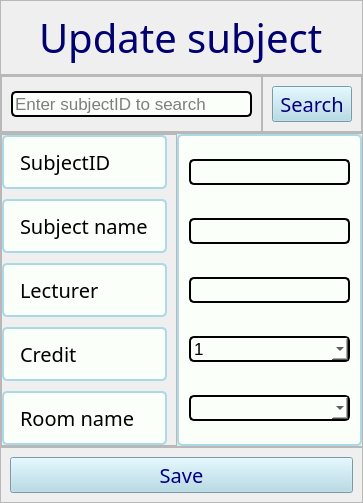
               <widget class="QWidget" name="page17">
                <layout class="QVBoxLayout" name="verticalLayout_77">
                 <property name="spacing">
                  <number>0</number>
                 </property>
                 <property name="leftMargin">
                  <number>0</number>
                 </property>
                 <property name="topMargin">
                  <number>0</number>
                 </property>
                 <property name="rightMargin">
                  <number>0</number>
                 </property>
                 <property name="bottomMargin">
                  <number>0</number>
                 </property>
                 <item alignment="Qt::AlignVCenter">
                  <widget class="QFrame" name="frame_95">
                   <property name="frameShape">
                    <enum>QFrame::StyledPanel</enum>
                   </property>
                   <property name="frameShadow">
                    <enum>QFrame::Raised</enum>
                   </property>
                   <layout class="QVBoxLayout" name="verticalLayout_78">
                    <item alignment="Qt::AlignHCenter">
                     <widget class="QLabel" name="label_36">
                      <property name="font">
                       <font>
                        <family>Arial Rounded MT Bold</family>
                        <pointsize>30</pointsize>
                       </font>
                      </property>
                      <property name="styleSheet">
                       <string notr="true">color: rgb(0, 0, 113);</string>
                      </property>
                      <property name="text">
                       <string>Update subject</string>
                      </property>
                     </widget>
                    </item>
                   </layout>
                  </widget>
                 </item>
                 <item>
                  <widget class="QFrame" name="frame_100">
                   <property name="frameShape">
                    <enum>QFrame::StyledPanel</enum>
                   </property>
                   <property name="frameShadow">
                    <enum>QFrame::Raised</enum>
                   </property>
                   <layout class="QHBoxLayout" name="horizontalLayout_29">
                    <property name="spacing">
                     <number>0</number>
                    </property>
                    <property name="leftMargin">
                     <number>0</number>
                    </property>
                    <property name="topMargin">
                     <number>0</number>
                    </property>
                    <property name="rightMargin">
                     <number>0</number>
                    </property>
                    <property name="bottomMargin">
                     <number>0</number>
                    </property>
                    <item>
                     <widget class="QFrame" name="frame_101">
                      <property name="styleSheet">
                       <string notr="true"/>
                      </property>
                      <property name="frameShape">
                       <enum>QFrame::StyledPanel</enum>
                      </property>
                      <property name="frameShadow">
                       <enum>QFrame::Raised</enum>
                      </property>
                      <layout class="QVBoxLayout" name="verticalLayout_81">
                       <item>
                        <widget class="QLineEdit" name="lineEdit_18">
                         <property name="font">
                          <font>
                           <pointsize>13</pointsize>
                          </font>
                         </property>
                         <property name="styleSheet">
                          <string notr="true">border: 2px solid  ;
border-radius: 5px;
background-color: rgb(251, 255, 249);
</string>
                         </property>
                         <property name="placeholderText">
                          <string>Enter subjectID to search</string>
                         </property>
                        </widget>
                       </item>
                      </layout>
                     </widget>
                    </item>
                    <item>
                     <widget class="QFrame" name="frame_102">
                      <property name="frameShape">
                       <enum>QFrame::StyledPanel</enum>
                      </property>
                      <property name="frameShadow">
                       <enum>QFrame::Raised</enum>
                      </property>
                      <layout class="QVBoxLayout" name="verticalLayout_80">
                       <item>
                        <widget class="QPushButton" name="search_update_Subject">
                         <property name="font">
                          <font>
                           <family>Arial Rounded MT Bold</family>
                           <pointsize>15</pointsize>
                          </font>
                         </property>
                         <property name="styleSheet">
                          <string notr="true">color: rgb(0, 0, 127);
border-color: rgb(173, 216, 230);
background-color: rgb(173, 216, 230);</string>
                         </property>
                         <property name="text">
                          <string>Search</string>
                         </property>
                        </widget>
                       </item>
                      </layout>
                     </widget>
                    </item>
                   </layout>
                  </widget>
                 </item>
                 <item>
                  <widget class="QFrame" name="frame_96">
                   <property name="frameShape">
                    <enum>QFrame::StyledPanel</enum>
                   </property>
                   <property name="frameShadow">
                    <enum>QFrame::Raised</enum>
                   </property>
                   <layout class="QHBoxLayout" name="horizontalLayout_30">
                    <property name="spacing">
                     <number>0</number>
                    </property>
                    <property name="leftMargin">
                     <number>0</number>
                    </property>
                    <property name="topMargin">
                     <number>0</number>
                    </property>
                    <property name="rightMargin">
                     <number>0</number>
                    </property>
                    <property name="bottomMargin">
                     <number>0</number>
                    </property>
                    <item>
                     <widget class="QFrame" name="frame_99">
                      <property name="frameShape">
                       <enum>QFrame::StyledPanel</enum>
                      </property>
                      <property name="frameShadow">
                       <enum>QFrame::Raised</enum>
                      </property>
                      <layout class="QVBoxLayout" name="verticalLayout_82">
                       <property name="spacing">
                        <number>10</number>
                       </property>
                       <property name="leftMargin">
                        <number>0</number>
                       </property>
                       <property name="topMargin">
                        <number>0</number>
                       </property>
                       <property name="bottomMargin">
                        <number>0</number>
                       </property>
                       <item>
                        <widget class="QFrame" name="frame_104">
                         <property name="styleSheet">
                          <string notr="true">border: 2px solid  lightblue;
border-radius: 5px;
background-color: rgb(251, 255, 249);
</string>
                         </property>
                         <property name="frameShape">
                          <enum>QFrame::StyledPanel</enum>
                         </property>
                         <property name="frameShadow">
                          <enum>QFrame::Raised</enum>
                         </property>
                         <layout class="QVBoxLayout" name="verticalLayout_83">
                          <item>
                           <widget class="QLabel" name="label_37">
                            <property name="font">
                             <font>
                              <family>Arial Rounded MT Bold</family>
                              <pointsize>15</pointsize>
                             </font>
                            </property>
                            <property name="styleSheet">
                             <string notr="true">border-color: rgb(251, 255, 249);</string>
                            </property>
                            <property name="text">
                             <string>SubjectID</string>
                            </property>
                           </widget>
                          </item>
                         </layout>
                        </widget>
                       </item>
                       <item>
                        <widget class="QFrame" name="frame_103">
                         <property name="styleSheet">
                          <string notr="true">border: 2px solid  lightblue;
border-radius: 5px;
background-color: rgb(251, 255, 249);
</string>
                         </property>
                         <property name="frameShape">
                          <enum>QFrame::StyledPanel</enum>
                         </property>
                         <property name="frameShadow">
                          <enum>QFrame::Raised</enum>
                         </property>
                         <layout class="QVBoxLayout" name="verticalLayout_84">
                          <item>
                           <widget class="QLabel" name="label_38">
                            <property name="font">
                             <font>
                              <family>Arial Rounded MT Bold</family>
                              <pointsize>15</pointsize>
                             </font>
                            </property>
                            <property name="styleSheet">
                             <string notr="true">border-color: rgb(251, 255, 249);</string>
                            </property>
                            <property name="text">
                             <string>Subject name</string>
                            </property>
                           </widget>
                          </item>
                         </layout>
                        </widget>
                       </item>
                       <item>
                        <widget class="QFrame" name="frame_105">
                         <property name="styleSheet">
                          <string notr="true">border: 2px solid  lightblue;
border-radius: 5px;
background-color: rgb(251, 255, 249);
</string>
                         </property>
                         <property name="frameShape">
                          <enum>QFrame::StyledPanel</enum>
                         </property>
                         <property name="frameShadow">
                          <enum>QFrame::Raised</enum>
                         </property>
                         <layout class="QVBoxLayout" name="verticalLayout_85">
                          <item>
                           <widget class="QLabel" name="label_39">
                            <property name="font">
                             <font>
                              <family>Arial Rounded MT Bold</family>
                              <pointsize>15</pointsize>
                             </font>
                            </property>
                            <property name="styleSheet">
                             <string notr="true">border-color: rgb(251, 255, 249);</string>
                            </property>
                            <property name="text">
                             <string>Lecturer</string>
                            </property>
                           </widget>
                          </item>
                         </layout>
                        </widget>
                       </item>
                       <item>
                        <widget class="QFrame" name="frame_106">
                         <property name="font">
                          <font>
                           <pointsize>15</pointsize>
                          </font>
                         </property>
                         <property name="styleSheet">
                          <string notr="true">border: 2px solid  lightblue;
border-radius: 5px;
background-color: rgb(251, 255, 249);
</string>
                         </property>
                         <property name="frameShape">
                          <enum>QFrame::StyledPanel</enum>
                         </property>
                         <property name="frameShadow">
                          <enum>QFrame::Raised</enum>
                         </property>
                         <layout class="QVBoxLayout" name="verticalLayout_86">
                          <item>
                           <widget class="QLabel" name="label_40">
                            <property name="font">
                             <font>
                              <family>Arial Rounded MT Bold</family>
                              <pointsize>15</pointsize>
                             </font>
                            </property>
                            <property name="styleSheet">
                             <string notr="true">border-color: rgb(251, 255, 249);</string>
                            </property>
                            <property name="text">
                             <string>Credit</string>
                            </property>
                           </widget>
                          </item>
                         </layout>
                        </widget>
                       </item>
                       <item>
                        <widget class="QFrame" name="frame_107">
                         <property name="styleSheet">
                          <string notr="true">border: 2px solid  lightblue;
border-radius: 5px;
background-color: rgb(251, 255, 249);
</string>
                         </property>
                         <property name="frameShape">
                          <enum>QFrame::StyledPanel</enum>
                         </property>
                         <property name="frameShadow">
                          <enum>QFrame::Raised</enum>
                         </property>
                         <layout class="QVBoxLayout" name="verticalLayout_87">
                          <item>
                           <widget class="QLabel" name="label_41">
                            <property name="font">
                             <font>
                              <family>Arial Rounded MT Bold</family>
                              <pointsize>15</pointsize>
                             </font>
                            </property>
                            <property name="styleSheet">
                             <string notr="true">border-color: rgb(251, 255, 249);</string>
                            </property>
                            <property name="text">
                             <string>Room name</string>
                            </property>
                           </widget>
                          </item>
                         </layout>
                        </widget>
                       </item>
                      </layout>
                     </widget>
                    </item>
                    <item>
                     <widget class="QFrame" name="frame_98">
                      <property name="styleSheet">
                       <string notr="true">border: 2px solid  lightblue;
border-radius: 5px;
background-color: rgb(251, 255, 249);
</string>
                      </property>
                      <property name="frameShape">
                       <enum>QFrame::StyledPanel</enum>
                      </property>
                      <property name="frameShadow">
                       <enum>QFrame::Raised</enum>
                      </property>
                      <layout class="QVBoxLayout" name="verticalLayout_88">
                       <property name="spacing">
                        <number>10</number>
                       </property>
                       <property name="leftMargin">
                        <number>10</number>
                       </property>
                       <property name="topMargin">
                        <number>0</number>
                       </property>
                       <property name="rightMargin">
                        <number>10</number>
                       </property>
                       <property name="bottomMargin">
                        <number>0</number>
                       </property>
                       <item>
                        <widget class="QLineEdit" name="lineEdit_19">
                         <property name="font">
                          <font>
                           <pointsize>13</pointsize>
                          </font>
                         </property>
                         <property name="styleSheet">
                          <string notr="true">border: 2px solid  ;
border-radius: 5px;
background-color: rgb(251, 255, 249);
</string>
                         </property>
                        </widget>
                       </item>
                       <item>
                        <widget class="QLineEdit" name="lineEdit_20">
                         <property name="font">
                          <font>
                           <pointsize>13</pointsize>
                          </font>
                         </property>
                         <property name="styleSheet">
                          <string notr="true">border: 2px solid  ;
border-radius: 5px;
background-color: rgb(251, 255, 249);
</string>
                         </property>
                        </widget>
                       </item>
                       <item>
                        <widget class="QLineEdit" name="lineEdit_21">
                         <property name="font">
                          <font>
                           <pointsize>13</pointsize>
                          </font>
                         </property>
                         <property name="styleSheet">
                          <string notr="true">border: 2px solid  ;
border-radius: 5px;
background-color: rgb(251, 255, 249);
</string>
                         </property>
                        </widget>
                       </item>
                       <item>
                        <widget class="QComboBox" name="comboBox_10">
                         <property name="font">
                          <font>
                           <pointsize>13</pointsize>
                          </font>
                         </property>
                         <property name="styleSheet">
                          <string notr="true">border: 2px solid  ;
border-radius: 5px;
background-color: rgb(251, 255, 249);
</string>
                         </property>
                         <item>
                          <property name="text">
                           <string>1</string>
                          </property>
                         </item>
                         <item>
                          <property name="text">
                           <string>2</string>
                          </property>
                         </item>
                         <item>
                          <property name="text">
                           <string>3</string>
                          </property>
                         </item>
                         <item>
                          <property name="text">
                           <string>4</string>
                          </property>
                         </item>
                        </widget>
                       </item>
                       <item>
                        <widget class="QComboBox" name="comboBox_11">
                         <property name="font">
                          <font>
                           <pointsize>13</pointsize>
                          </font>
                         </property>
                         <property name="styleSheet">
                          <string notr="true">border: 2px solid  ;
border-radius: 5px;
background-color: rgb(251, 255, 249);
</string>
                         </property>
                        </widget>
                       </item>
                      </layout>
                     </widget>
                    </item>
                   </layout>
                  </widget>
                 </item>
                 <item alignment="Qt::AlignTop">
                  <widget class="QFrame" name="frame_97">
                   <property name="frameShape">
                    <enum>QFrame::StyledPanel</enum>
                   </property>
                   <property name="frameShadow">
                    <enum>QFrame::Raised</enum>
                   </property>
                   <layout class="QVBoxLayout" name="verticalLayout_79">
                    <item>
                     <widget class="QPushButton" name="save_update_Subject">
                      <property name="font">
                       <font>
                        <family>Arial Rounded MT Bold</family>
                        <pointsize>15</pointsize>
                       </font>
                      </property>
                      <property name="styleSheet">
                       <string notr="true">color: rgb(0, 0, 127);
background-color: rgb(173, 216, 230);
border-color: rgb(173, 216, 230);</string>
                      </property>
                      <property name="text">
                       <string>Save</string>
                      </property>
                     </widget>
                    </item>
                   </layout>
                  </widget>
                 </item>
                </layout>
               </widget>
